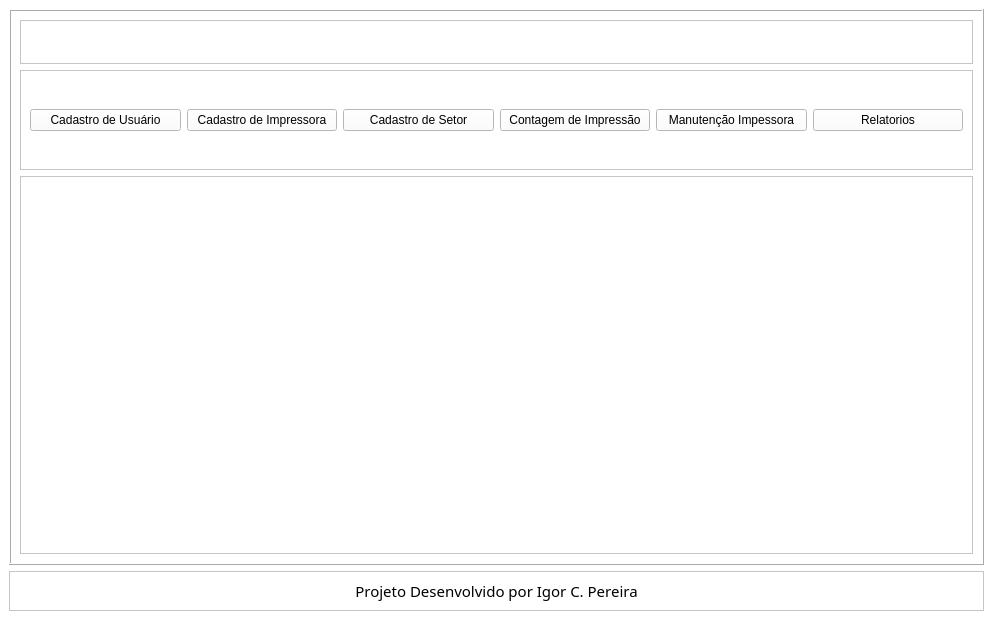
<?xml version="1.0" encoding="UTF-8"?>
<ui version="4.0">
 <class>TelaPrincipal</class>
 <widget class="QMainWindow" name="TelaPrincipal">
  <property name="geometry">
   <rect>
    <x>0</x>
    <y>0</y>
    <width>993</width>
    <height>620</height>
   </rect>
  </property>
  <property name="acceptDrops">
   <bool>true</bool>
  </property>
  <property name="windowTitle">
   <string>Controlador de Impressora</string>
  </property>
  <property name="styleSheet">
   <string notr="true">background-color: rgb(255, 255, 255);</string>
  </property>
  <property name="toolButtonStyle">
   <enum>Qt::ToolButtonIconOnly</enum>
  </property>
  <widget class="QWidget" name="centralwidget">
   <layout class="QGridLayout" name="gridLayout">
    <item row="3" column="0">
     <widget class="QFrame" name="Criador">
      <property name="minimumSize">
       <size>
        <width>0</width>
        <height>0</height>
       </size>
      </property>
      <property name="maximumSize">
       <size>
        <width>16777215</width>
        <height>40</height>
       </size>
      </property>
      <property name="frameShape">
       <enum>QFrame::StyledPanel</enum>
      </property>
      <property name="frameShadow">
       <enum>QFrame::Raised</enum>
      </property>
      <layout class="QVBoxLayout" name="verticalLayout_2">
       <item>
        <widget class="QLabel" name="TX_Criador">
         <property name="font">
          <font>
           <family>Marlboro</family>
           <pointsize>11</pointsize>
          </font>
         </property>
         <property name="frameShape">
          <enum>QFrame::NoFrame</enum>
         </property>
         <property name="text">
          <string>Projeto Desenvolvido por Igor C. Pereira</string>
         </property>
         <property name="alignment">
          <set>Qt::AlignCenter</set>
         </property>
        </widget>
       </item>
      </layout>
     </widget>
    </item>
    <item row="2" column="0">
     <widget class="QFrame" name="Lista">
      <property name="frameShape">
       <enum>QFrame::Box</enum>
      </property>
      <property name="frameShadow">
       <enum>QFrame::Raised</enum>
      </property>
      <layout class="QGridLayout" name="gridLayout_2">
       <item row="1" column="0">
        <widget class="QFrame" name="Aletas">
         <property name="sizePolicy">
          <sizepolicy hsizetype="Preferred" vsizetype="Preferred">
           <horstretch>0</horstretch>
           <verstretch>0</verstretch>
          </sizepolicy>
         </property>
         <property name="maximumSize">
          <size>
           <width>16777215</width>
           <height>100</height>
          </size>
         </property>
         <property name="frameShape">
          <enum>QFrame::StyledPanel</enum>
         </property>
         <property name="frameShadow">
          <enum>QFrame::Raised</enum>
         </property>
         <layout class="QHBoxLayout" name="horizontalLayout">
          <item>
           <widget class="QPushButton" name="BT_Usuario">
            <property name="text">
             <string>Cadastro de Usuário</string>
            </property>
            <property name="icon">
             <iconset>
              <normaloff>../Arte/user_person_customer_man_1532.ico</normaloff>../Arte/user_person_customer_man_1532.ico</iconset>
            </property>
            <property name="iconSize">
             <size>
              <width>30</width>
              <height>30</height>
             </size>
            </property>
           </widget>
          </item>
          <item>
           <widget class="QPushButton" name="BT_Impressora">
            <property name="text">
             <string>Cadastro de Impressora</string>
            </property>
            <property name="icon">
             <iconset>
              <normaloff>../Arte/print_printer_printing_1549.ico</normaloff>../Arte/print_printer_printing_1549.ico</iconset>
            </property>
            <property name="iconSize">
             <size>
              <width>30</width>
              <height>30</height>
             </size>
            </property>
           </widget>
          </item>
          <item>
           <widget class="QPushButton" name="BT_Setor">
            <property name="text">
             <string>Cadastro de Setor</string>
            </property>
            <property name="icon">
             <iconset>
              <normaloff>../Arte/globe_internet_world_1568.ico</normaloff>../Arte/globe_internet_world_1568.ico</iconset>
            </property>
            <property name="iconSize">
             <size>
              <width>30</width>
              <height>30</height>
             </size>
            </property>
           </widget>
          </item>
          <item>
           <widget class="QPushButton" name="BT_Contagem">
            <property name="text">
             <string>Contagem de Impressão</string>
            </property>
            <property name="icon">
             <iconset>
              <normaloff>../Arte/copy_paste_document_file_1557.ico</normaloff>../Arte/copy_paste_document_file_1557.ico</iconset>
            </property>
            <property name="iconSize">
             <size>
              <width>30</width>
              <height>30</height>
             </size>
            </property>
           </widget>
          </item>
          <item>
           <widget class="QPushButton" name="BT_Manutencao">
            <property name="sizePolicy">
             <sizepolicy hsizetype="Minimum" vsizetype="Fixed">
              <horstretch>0</horstretch>
              <verstretch>0</verstretch>
             </sizepolicy>
            </property>
            <property name="minimumSize">
             <size>
              <width>0</width>
              <height>0</height>
             </size>
            </property>
            <property name="text">
             <string>Manutenção Impessora</string>
            </property>
            <property name="icon">
             <iconset>
              <normaloff>../Arte/printer_setup_utility_tools_19673 (1).ico</normaloff>../Arte/printer_setup_utility_tools_19673 (1).ico</iconset>
            </property>
            <property name="iconSize">
             <size>
              <width>30</width>
              <height>30</height>
             </size>
            </property>
           </widget>
          </item>
          <item>
           <widget class="QPushButton" name="BT_Relatorio">
            <property name="text">
             <string>Relatorios</string>
            </property>
            <property name="icon">
             <iconset>
              <normaloff>../Arte/1486564180-finance-financial-report_81493.ico</normaloff>../Arte/1486564180-finance-financial-report_81493.ico</iconset>
            </property>
            <property name="iconSize">
             <size>
              <width>30</width>
              <height>30</height>
             </size>
            </property>
           </widget>
          </item>
         </layout>
        </widget>
       </item>
       <item row="0" column="0">
        <widget class="QFrame" name="frame">
         <property name="sizePolicy">
          <sizepolicy hsizetype="Preferred" vsizetype="Maximum">
           <horstretch>0</horstretch>
           <verstretch>0</verstretch>
          </sizepolicy>
         </property>
         <property name="maximumSize">
          <size>
           <width>16777215</width>
           <height>16777215</height>
          </size>
         </property>
         <property name="frameShape">
          <enum>QFrame::StyledPanel</enum>
         </property>
         <property name="frameShadow">
          <enum>QFrame::Raised</enum>
         </property>
         <layout class="QGridLayout" name="gridLayout_3">
          <item row="0" column="0">
           <widget class="QLabel" name="TX_titulo">
            <property name="sizePolicy">
             <sizepolicy hsizetype="Preferred" vsizetype="Preferred">
              <horstretch>0</horstretch>
              <verstretch>0</verstretch>
             </sizepolicy>
            </property>
            <property name="maximumSize">
             <size>
              <width>16777215</width>
              <height>16777215</height>
             </size>
            </property>
            <property name="sizeIncrement">
             <size>
              <width>0</width>
              <height>0</height>
             </size>
            </property>
            <property name="font">
             <font>
              <pointsize>16</pointsize>
              <weight>75</weight>
              <bold>true</bold>
             </font>
            </property>
            <property name="layoutDirection">
             <enum>Qt::LeftToRight</enum>
            </property>
            <property name="text">
             <string/>
            </property>
            <property name="pixmap">
             <pixmap>../Arte/Login.png</pixmap>
            </property>
            <property name="alignment">
             <set>Qt::AlignCenter</set>
            </property>
           </widget>
          </item>
         </layout>
        </widget>
       </item>
       <item row="2" column="0">
        <widget class="QFrame" name="frame_2">
         <property name="frameShape">
          <enum>QFrame::StyledPanel</enum>
         </property>
         <property name="frameShadow">
          <enum>QFrame::Raised</enum>
         </property>
         <layout class="QGridLayout" name="gridLayout_4">
          <item row="0" column="0">
           <widget class="QLabel" name="label">
            <property name="autoFillBackground">
             <bool>false</bool>
            </property>
            <property name="text">
             <string/>
            </property>
            <property name="pixmap">
             <pixmap>../Arte/1486564180-finance-financial-report_81493.ico</pixmap>
            </property>
            <property name="scaledContents">
             <bool>false</bool>
            </property>
            <property name="alignment">
             <set>Qt::AlignCenter</set>
            </property>
           </widget>
          </item>
         </layout>
        </widget>
       </item>
      </layout>
     </widget>
    </item>
   </layout>
  </widget>
 </widget>
 <resources/>
 <connections/>
</ui>
